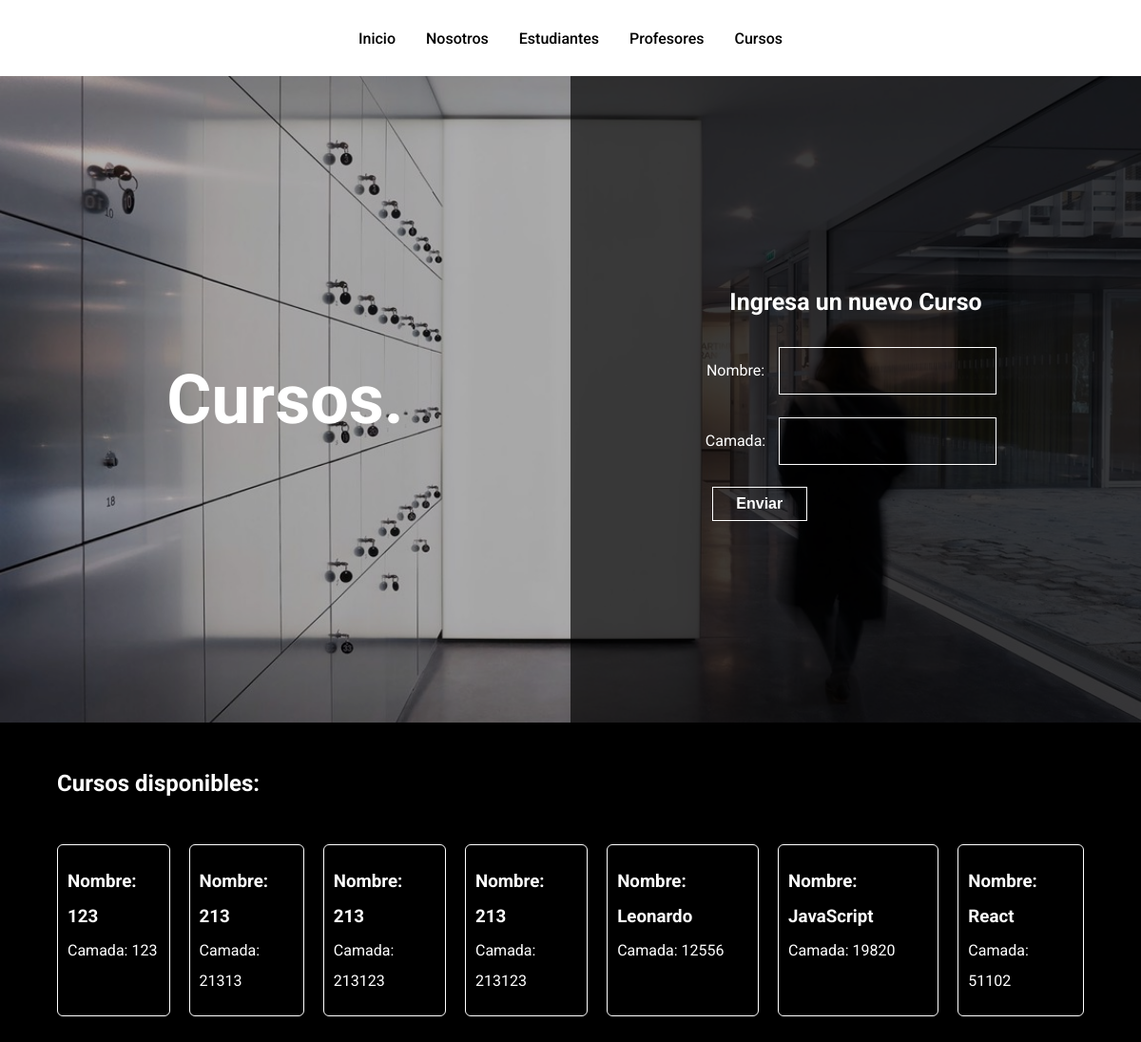
Page /coder/cursos/ on the committed database.
### AppCoder/models.py (models this page shows)
class Curso(models.Model):
    nombre = models.CharField(max_length=40)
    camada = models.IntegerField()

### AppCoder/views.py (the view)
# urls.py: path("cursos/", views.cursosForm, name="cursos"),
def cursosForm( request ):
    if( request.method == "POST"):
        formCurso = forms.CursoForm(request.POST);
        if formCurso.is_valid():
            informacion = formCurso.cleaned_data
            curso = models.Curso(nombre = informacion["nombre"], camada = informacion["camada"])
            curso.save()
            return redirect("cursos");
    else:
        formCurso = forms.CursoForm()
        cursos = models.Curso.objects.all()
        return render(request, "AppCoder/cursos.html", {"formCurso": formCurso, "cursos": cursos });

### AppCoder/forms.py
class CursoForm(forms.Form):
    nombre = forms.CharField(max_length=40)
    camada = forms.IntegerField()

### AppCoder/templates/AppCoder/cursos.html (shortened to what this page needs)
{% extends "AppCoder/padre.html" %}
{% load static %}
{% block title %}cursos{% endblock %}
{% block formulario %}
    <h3>Ingresa un nuevo Curso</h3>
    <form action="{% url 'cursos' %}" method="POST">{% csrf_token %}
        <table>
            {{formCurso.as_table}}
        </table>
        <input type="submit" value="Enviar">
    </form>
{% endblock %}
{% block array %}
    <h2>Cursos disponibles:</h2>
    <div class="section">
        {% for curso in cursos %}
            <div class="section__card">
                <h3>Nombre: {{curso.nombre}}</h3>
                <p>Camada: {{ curso.camada }}</p>
            </div>
        {% endfor %}
    </div>
{% endblock %}

### AppCoder/static/AppCoder/css/estilos.css (style rules this page uses)
:root { --blanco: #fff; --negro: #000; --font: "Roboto", sans-serif; }
*, *::after,*::before { margin:0; box-sizing: inherit; }
body { font-family: var(--font); }
html { box-sizing: border-box; }
.page .page__form h3 { color: var(--blanco); font-size: 25px; padding: 20px 0; }
.page .page__form label { color: var(--blanco); font-weight: 400; }
.page .page__form input { margin: 10px; font-size: 16px; font-weight: 400; background-color: transparent; border: 1px solid var(--blanco); padding: 15px 10px; color: var(--blanco); }
.page .page__form input[type="submit"] { padding: 8px 10px; width: 100px; transition: all .2s ease-in-out; font-weight: 600; }
section h2 { color: var(--blanco); margin-top: 50px; }
.section { display: flex; column-gap: 20px; padding: 50px 0px 100px 0px; }
.section__card { border: 1px solid var(--blanco); border-radius: 6px; color: var(--blanco); padding: 20px 10px; text-align: left; line-height: 2; }

### rows in the picture
Curso: nombre "123", camada "123"
Curso: nombre "213", camada "21313"
Curso: nombre "213", camada "213123"
Curso: nombre "213", camada "213123"
Curso: nombre "Leonardo", camada "12556"
Curso: nombre "JavaScript", camada "19820"
Curso: nombre "React", camada "51102"
